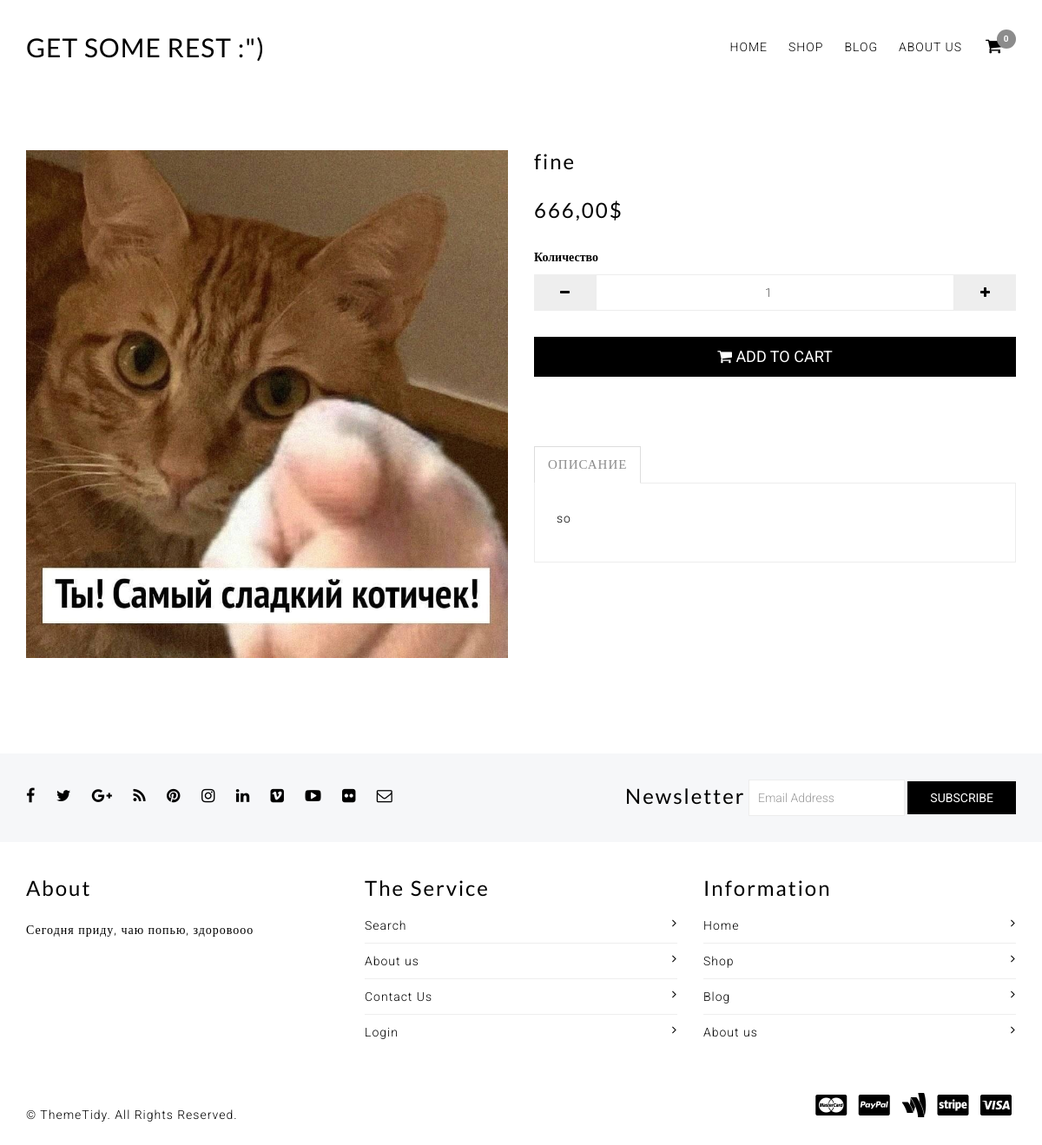
/single-product.html?slug=uuu, run on the app's committed database.
### shop/models.py (models this page shows, shortened)
class Product(models.Model):
    name = models.CharField(
        max_length=128,
        null=False,
        blank=False,
        verbose_name='название'
    )
    descr = models.CharField(
        max_length=4096,
        verbose_name='описание',
        null=True,
        blank=True
    )
    price = models.DecimalField(
        max_digits=6,
        decimal_places=2,
        verbose_name='цена',
        null=False,
        blank=False
    )
    image = models.ImageField(
        verbose_name='картинка',
        upload_to='products/',
        null=True,
        blank=True
    )
    slug = models.SlugField(
        verbose_name='URL',
        unique=True,
        null=False,
        blank=False
    )
    class Meta:
        verbose_name = 'товар'
        verbose_name_plural = 'товары'

### shop/views.py (the view)
# urls.py: path('single-product.html', single_product, name='single_product'),
def single_product(request):
    slug = request.GET.get('slug')
    product = get_object_or_404(Product, slug=slug)
    cart_id = request.session.get('cart_id')
    try:
        cart = Cart.objects.get(cart_id=cart_id)
    except Cart.DoesNotExist:
        response = HttpResponse(status=200)
        cart = Cart.objects.create(cart_id=generate_cart_id())
        response.set_cookie('cart_id', cart.cart_id)
    return render(request, 'single-product.html', {'products': product, 'cart_id': cart_id})

### shop/templates/single-product.html (shortened to what this page needs)
{% load static %}
<!DOCTYPE html>
 <html class="no-js">
<head>
    <link href="{% static 'assets/bootstrap.min.css' %}" rel="stylesheet" type="text/css" media="all" />
    <link href="{% static 'assets/paira.css' %}" rel="stylesheet" type="text/css" media="all" />
    <link href="{% static 'assets/paira-typography.css' %}" rel="stylesheet" type="text/css" media="all" />
    <link href="{% static 'assets/paira-responsive.css' %}" rel="stylesheet" type="text/css" media="all" />
    <link href="{% static 'assets/font-awesome.min.css' %}" rel="stylesheet" type="text/css" media="all" />
</head>
<body>
<div class="paira-container">
    <header>
        <section class="header-top">
            <div class="container">
                <div class="row">
                    <div class="col-md-12 col-sm-12 col-xs-12">
                        <nav class="navbar navbar-default paira-mega-menu mega-menu">
                            <div class="logo-text pull-left text-uppercase">
                                <h2 class="margin-bottom-20"><a href="index.html">Get some rest :")</a></h2>
                            </div>
                            <ul class="list-inline pull-right margin-clear add-cart">
                                <li class="dropdown cart-menu-body paira-cart-menu-body">
                                    <a href="cart.html"><i class="fa fa-shopping-cart"></i> <span class="badge paira-cart-item-count">0</span></a>
                                </li>
                            </ul>
                            <div id="navbar-collapse" class="navbar-collapse collapse pull-right">
                                <ul class="nav navbar-nav">
                                    <li class="">
                                        <a href="index.html">Home</a>
                                    </li>
                                    <li class="">
                                        <a href="collection.html">Shop</a>
                                    </li>
                                    <li class="">
                                        <a href="blog.html">Blog</a>
                                    </li>
                                    <li class="">
                                        <a href="about-us.html">About us</a>
                                    </li>
                                </ul>
                            </div>
                        </nav>
                    </div>
                </div>
            </div>
        </section>
    </header>
    <main class="product-page">
        <section class="single-product paira-gap-2">
            <div class="container">
                <div class="row">
                    <div class="col-md-12 col-sm-12 col-xs-12">
                        <div class="row paira-product">
                            <div class="col-md-6 col-sm-6 col-xs-12 paira-gap-1">
                                <div class="paira-single-product-image">
                                    <div class="paira-single-product-slider">
                                        <img src="{{ products.image.url }}" alt="" class="paira-product-image img-responsive margin-bottom-30" />
                                    </div>
                                </div>
                            </div>
                            <div class="col-md-6 col-sm-6 col-xs-12 paira-gap-1">
                                <h3 class="margin-clear paira-product-title margin-bottom-30">{{ products.name }}</h3>
                                <h3 class="margin-bottom-30 paira-price-preview">
                                    <span class="paira-default-price"><span class="money">{{ products.price }}$</span></span>
                                </h3>
                                <form method="POST" action="{% url 'cart_add' %}">
                                    <div class="full-width">
                                        <strong>Количество</strong>
                                        <div class="input-group paira-quantity-group product-quantity-group margin-top-10">
                                            <div class="input-group-addon itemDown" data-direction="down"><i class="fa fa-minus"></i></div>
                                            <input type="number" name="quantity" value="1" class="form-control paira-single-quantity text-center" placeholder="1">
                                            <div class="input-group-addon itemUp" data-direction="up"><i class="fa fa-plus"></i></div>
                                        </div>
                                    </div>
                                    <div class="single-product-button">
                                        <button type="submit" class="btn btn-default btn-block btn-lg margin-top-30"><i class="fa fa-shopping-cart"></i> Add To Cart</button>
                                    </div>
                                </form>
                                <div class="paira-gap-1 paira-gap-2">
                                    <ul class="nav nav-tabs single-product-tabs">
                                        <li class="active"><a href="#description" data-toggle="tab">Описание</a></li>
                                    </ul>
                                    <div class="tab-content">
                                        <div class="tab-pane active" id="description">
                                            <p>{{ products.descr }}</p>
                                        </div>
                                    </div>
                                </div>
                            </div>
                        </div>
                    </div>
                </div>
            </div>
        </section>
    </main>
    <footer>
        <section class="footer-top">
            <div class="container">
                <div class="row">
                    <div class="col-md-6 col-sm-12 col-xs-12">
                        <ul class="list-inline margin-top-30 margin-bottom-30">
                            <li class="margin-top-10" data-toggle="tooltip" data-placement="top" title="Facebook">
                                <a href="https://www.facebook.com/themetidy" target="_blank">
                                    <i class="fa fa-facebook"></i>
                                </a>
                            </li>
                            <li class="margin-top-10" data-toggle="tooltip" data-placement="top" title="Twitter">
                                <a href="https://twitter.com/themetidy" target="_blank">
                                    <i class="fa fa-twitter"></i>
                                </a>
                            </li>
                            <li class="margin-top-10" data-toggle="tooltip" data-placement="top" title="Google Plus">
                                <a href="http://www.themetidy.com/" target="_blank">
                                    <i class="fa fa-google-plus"></i>
                                </a>
                            </li>
                            <li class="margin-top-10" data-toggle="tooltip" data-placement="top" title="Rss">
                                <a href="http://www.themetidy.com/" target="_blank">
                                    <i class="fa fa-rss"></i>
                                </a>
                            </li>
                            <li class="margin-top-10" data-toggle="tooltip" data-placement="top" title="Pinterest">
                                <a href="https://www.pinterest.com/themetidy" target="_blank">
                                    <i class="fa fa-pinterest"></i>
                                </a>
                            </li>
                            <li class="margin-top-10" data-toggle="tooltip" data-placement="top" title="Instagram">
                                <a href="https://instagram.com/themetidy" target="_blank">
                                    <i class="fa fa-instagram"></i>
                                </a>
                            </li>
                            <li class="margin-top-10" data-toggle="tooltip" data-placement="top" title="LinkedIn">
                                <a href="https://www.linkedin.com/company/themetidy" target="_blank">
                                    <i class="fa fa-linkedin"></i>
                                </a>
                            </li>
                            <li class="margin-top-10" data-toggle="tooltip" data-placement="top" title="Vimeo">
                                <a href="http://www.themetidy.com/" target="_blank">
                                    <i class="fa fa-vimeo-square"></i>
                                </a>
                            </li>
                            <li class="margin-top-10" data-toggle="tooltip" data-placement="top" title="Youtube">
                                <a href="https://www.youtube.com/user/themetidy" target="_blank">
                                    <i class="fa fa-youtube-play"></i>
                                </a>
                            </li>
                            <li class="margin-top-10" data-toggle="tooltip" data-placement="top" title="Flickr">
                                <a href="https://www.flickr.com/photos/themetidy" target="_blank">
                                    <i class="fa fa-flickr"></i>
                                </a>
                            </li>
                            <li class="margin-top-10" data-toggle="tooltip" data-placement="top" title="Contact Us">
                                <a href="mailto:support@themetidy.com" target="_blank"><i class="fa fa-envelope-o"></i></a>
                            </li>
                        </ul>
                    </div>
                    <div class="col-md-6 col-sm-12 col-xs-12 newsletter">
                        <form class="form-inline pull-right margin-top-30 margin-bottom-30" action="http://eepurl.com/b-0yt9" method="post" target="_blank" novalidate="" name="mc-embedded-subscribe-form" id="mc-embedded-subscribe-form">
                            <div class="form-group">
                                <label for="newsletter-email"><h3 class="margin-clear padding-clear pull-left">Newsletter</h3></label>
                                <input type="email" class="form-control" name="newsletter-email" id="newsletter-email" placeholder="Email Address" required>
                            </div>
                            <button type="submit" class="btn btn-default">Subscribe</button>
                        </form>
                    </div>
                </div>
            </div>
        </section>
        <section class="footer-middle paira-gap-4">
            <div class="container">
                <div class="row">
                    <div class="col-md-4 col-sm-12 col-xs-12">
                        <h3 class="paira-gap-3 margin-clear margin-bottom-20">About</h3>
                        <p>Сегодня приду, чаю попью, здоровооо</p>
                    </div>
                    <div class="col-md-4 col-sm-12 col-xs-12">
                        <h3 class="paira-gap-3 margin-clear margin-bottom-20">The Service</h3>
                        <ul class="list-unstyled footer-list-style">
                            <li><a href="search.html">Search <i class="fa fa-angle-right"></i></a></li>
                            <li><a href="about-us.html">About us <i class="fa fa-angle-right"></i></a></li>
                            <li><a href="contact-us.html">Contact Us <i class="fa fa-angle-right"></i></a></li>
                            <li><a href="login.html">Login <i class="fa fa-angle-right"></i></a></li>
                        </ul>
                    </div>
                    <div class="col-md-4 col-sm-12 col-xs-12">
                        <h3 class="paira-gap-3 margin-clear margin-bottom-20">Information</h3>
                        <ul class="list-unstyled footer-list-style">
                            <li><a href="index.html">Home <i class="fa fa-angle-right"></i></a></li>
                            <li><a href="collection.html">Shop <i class="fa fa-angle-right"></i></a></li>
                            <li><a href="blog.html">Blog <i class="fa fa-angle-right"></i></a></li>
                            <li><a href="about-us.html">About us <i class="fa fa-angle-right"></i></a></li>
                        </ul>
                    </div>
                </div>
            </div>
        </section>
        <section class="footer-bottom">
            <div class="container">
                <div class="row">
                    <div class="col-md-12 col-sm-12 col-xs-12">
                        <p class="pull-left margin-top-30 margin-bottom-20">&copy; <a href="http://www.themetidy.com/" target="_blank">ThemeTidy</a>. All Rights Reserved.</p>
                        <ul class="pull-right list-inline margin-top-20 margin-bottom-20">
                            <li><i class="fa fa-cc-mastercard fa-2x" aria-hidden="true"></i></li>
                            <li><i class="fa fa-cc-paypal fa-2x" aria-hidden="true"></i></li>
                            <li><i class="fa fa-google-wallet fa-2x" aria-hidden="true"></i></li>
                            <li><i class="fa fa-cc-stripe fa-2x" aria-hidden="true"></i></li>
                            <li><i class="fa fa-cc-visa fa-2x" aria-hidden="true"></i></li>
                        </ul>
                    </div>
                </div>
            </div>
        </section>
    </footer>
</div>
</body>
</html>

### data on the page
Product: image (picture), name "fine", price "666,00", descr "so"
